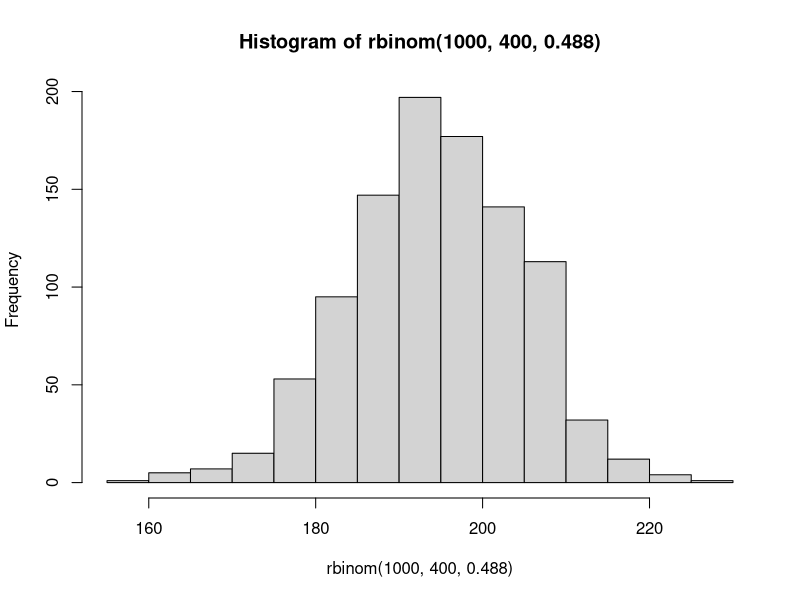
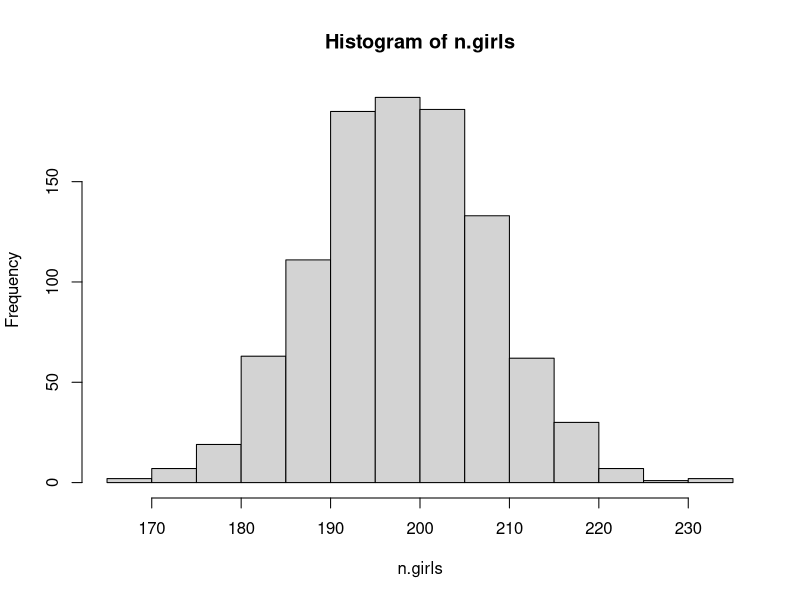
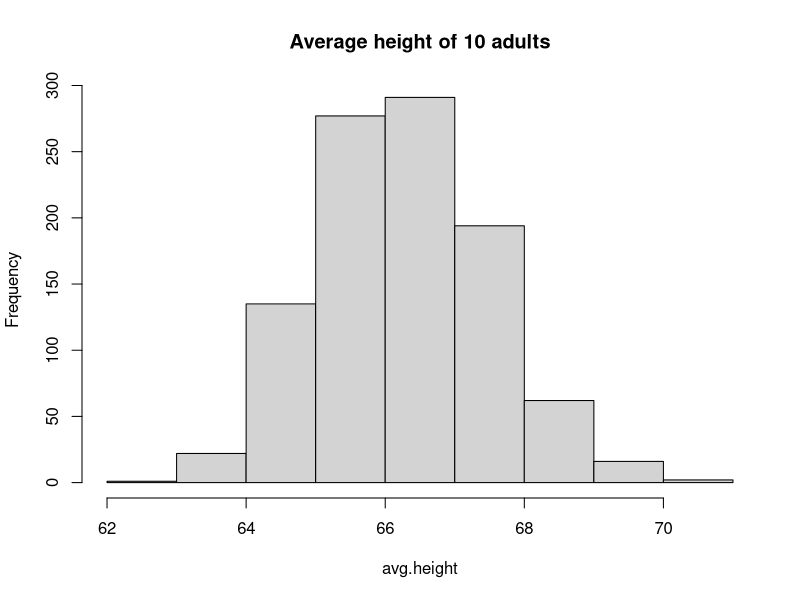
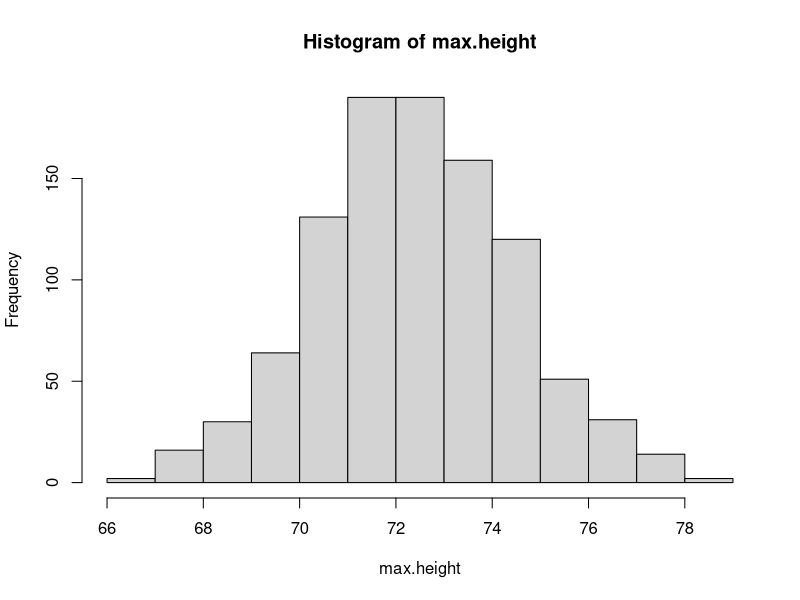
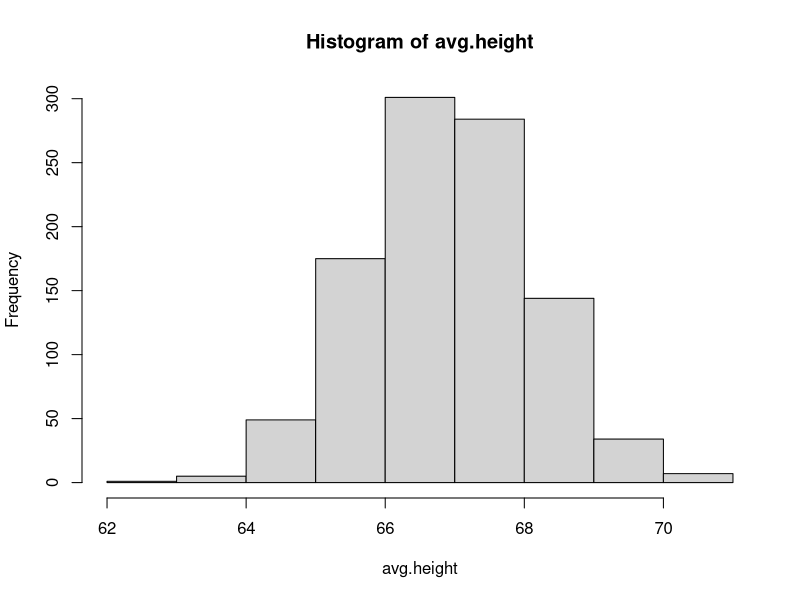
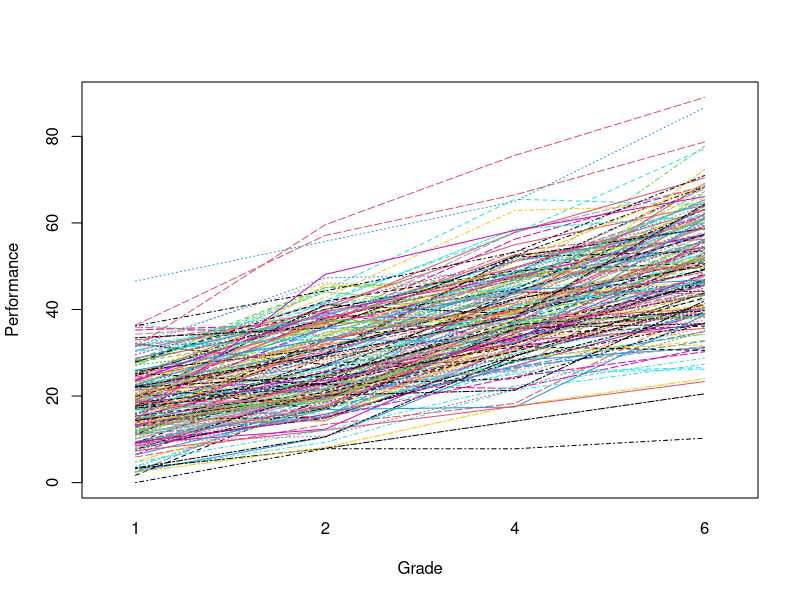

Recreate these plots in R, in order.
## ---- chunk 1
# We know that the probability of that a baby is
# born a girl is 48.8%

# We can simulate 400 birth events using a binomial
# distribution:
n.girls = rbinom (1, 400, .488)
n.girls

# We could repeat this process 1000 times, to 
# get a sense of what this distribution would
# look like:
hist(rbinom(1000, 400, .488))

# Things become more complicated when we take into
# account that there are different types of births:
#     There is a 1/125 chance that a birth event 
#     results in fraternal twins
#          Of which each has an approximate 49.5%
#          chance of being a girl
#     There is a 1/300 chance of identical twins
#          Of which each has an approximate 49.5% 
#          chance of being girls
birth.type = sample(c("fraternal twin",
                      "identical twin",
                      "single birth"),
                      size = 400, replace = TRUE, 
                      prob = c(1/125, 1/300, 1 - 1/125 - 1/300))

girls = rep(NA, 400) # empty vector for girls

for (i in 1:400){
  
  if (birth.type[i] == "single birth"){
  
      girls[i] = rbinom (1, 1, .488)}

    else if (birth.type[i] == "identical twin"){
  
      girls[i] = 2 * rbinom (1, 1, .495)} 
  # Multiplied by 2, because if the twins are 
  # identical and girls then we have to add 2 girls
  
  else if (birth.type[i] == "fraternal twin"){
  
      girls[i] = rbinom(1, 2, .495)}
  
  # Number of trials is 2 because we could get a boy
  # and a girl fraternal twin
}

n.girls = sum(girls)
n.girls

# Now, we can repeat this process 1000 times to get a 
# sense of the uncertainty in this estimate:
n.sims = 1000

n.girls = rep(NA, n.sims)

for (s in 1:n.sims){

  for (i in 1:400){
    
    if (birth.type[i] == "single birth"){
      
      girls[i] = rbinom (1, 1, .488)}
    
    else if (birth.type[i] == "identical twin"){
      
      girls[i] = 2 * rbinom (1, 1, .495)} 
    
    else if (birth.type[i] == "fraternal twin"){
      
      girls[i] = rbinom(1, 2, .495)}
    
  }

    n.girls[s] <- sum(girls)
    
}

summary(n.girls)
sd(n.girls)
hist(n.girls)


## ---- chunk 2
## Continuous Predictive Simulation
###################################

# We can do the same thing with continous outcomes

sex = rbinom(10, 1, .52) # Selecting 10 at random
                         # 52% are female
sex

# Heights of men are distributed ~N(69.1, 2.9) in inches
# Heights of women are distributed ~N(63.7, 2.7) in inches
height = ifelse(sex == 0, 
                rnorm(10, 69.1, 2.9),
                rnorm(10, 63.7, 2.7))

avg.height = mean(height)
avg.height

# Now we can create a distribution of heights
# by repeating this 1000 times

n.sims = 1000
avg.height = rep(NA, n.sims)

for (s in 1:n.sims){
  
  sex = rbinom(10, 1, .52)
  height = ifelse(sex == 0, rnorm(10, 69.1, 2.9),
                  rnorm(10, 63.7, 2.7))
  avg.height[s] = mean(height)

  }


hist(avg.height, main = "Average height of 10 adults")

# Could also simulate for maximum heights: 
max.height = rep(NA, n.sims)

for (s in 1:n.sims){
  
  sex = rbinom(10, 1, .52)
  height = ifelse(sex == 0, rnorm(10, 69.1, 2.9),
                  rnorm(10, 63.7, 2.7))
  max.height[s] = max(height)
  
}

hist(max.height)


# It's generally cleaner to use functions in R...

# So we could just create a function to do this: 
Height.sim = function(n.adults, m.m, sd.m, m.f, sd.f){
  sex = rbinom(n.adults, 1, .52)
  height = ifelse(sex == 0, rnorm(n.adults, m.m, sd.m),
                    rnorm(n.adults, m.f, sd.f))
  mean(height)
}

avg.height = replicate(1000,
                        Height.sim(10, 69.5, 2.9, 64.5, 2.7))

hist(avg.height)
## ---- chunk 3
wisc = read.csv('../../data/wisc3raw.csv', header = T)
head(wisc)
## ---- chunk 4
dim(wisc)
## ---- chunk 5
summary(wisc)
## ---- chunk 6
## Data Preparation
###################

# For lmer, data need to be read in long format,
# so we will start by reshaping the data:
long = reshape(wisc, 
               varying = list(c('verb1', 'verb2', 'verb4', 'verb6'),
                              c('perfo1', 'perfo2', 'perfo4', 'perfo6')),
               direction = 'long', timevar = 'time', idvar = 'id',
               v.names = c('verbal', 'perform'))

long = long[order(long$id), ]

head(long)
## ---- chunk 7
long$time = rep(c(1, 2, 4, 6), nrow(long)/4)
long$time_c = long$time - 1

head(long)
## ---- chunk 8
# For this example, we will consider the performance
# factor of the WISC

# Start by plotting the raw data:
interaction.plot(long$time, # x-axis 
                 long$id, # grouping variable
                 long$perform, # y-axis
                 ylab = 'Performance', 
                 xlab = 'Grade', col = c(1:10), 
                 legend = F)
## ---- chunk 9
# We will be using lmer() from the lme4 package

# The model is specified similar to the lm()
# function. We start by defining the outcome followed
# by the tilde (~). Next, we define predictors 
# separated by "+". Next, random effects need to be
# provided in brackets ( ). The random predictors
# will go inside the brackets, followed by the |
# symbol, then the grouping variable.

# Make sure lme4 is loaded into your R library
library(lme4)

# Begin by fitting an intercept only model to the
# data:

nullmod = lmer(perform ~ 1 + (1 | id), 
               data = long)
summary(nullmod)
## ---- chunk 10
# ICC
29.65 / (29.65 + 230.92) # About 11% of variance
                         # due to differences 
                         # between individuals

230.92 / (29.65 + 230.92) # About 89% of variance
                          # due to differences 
                          # within individuals
